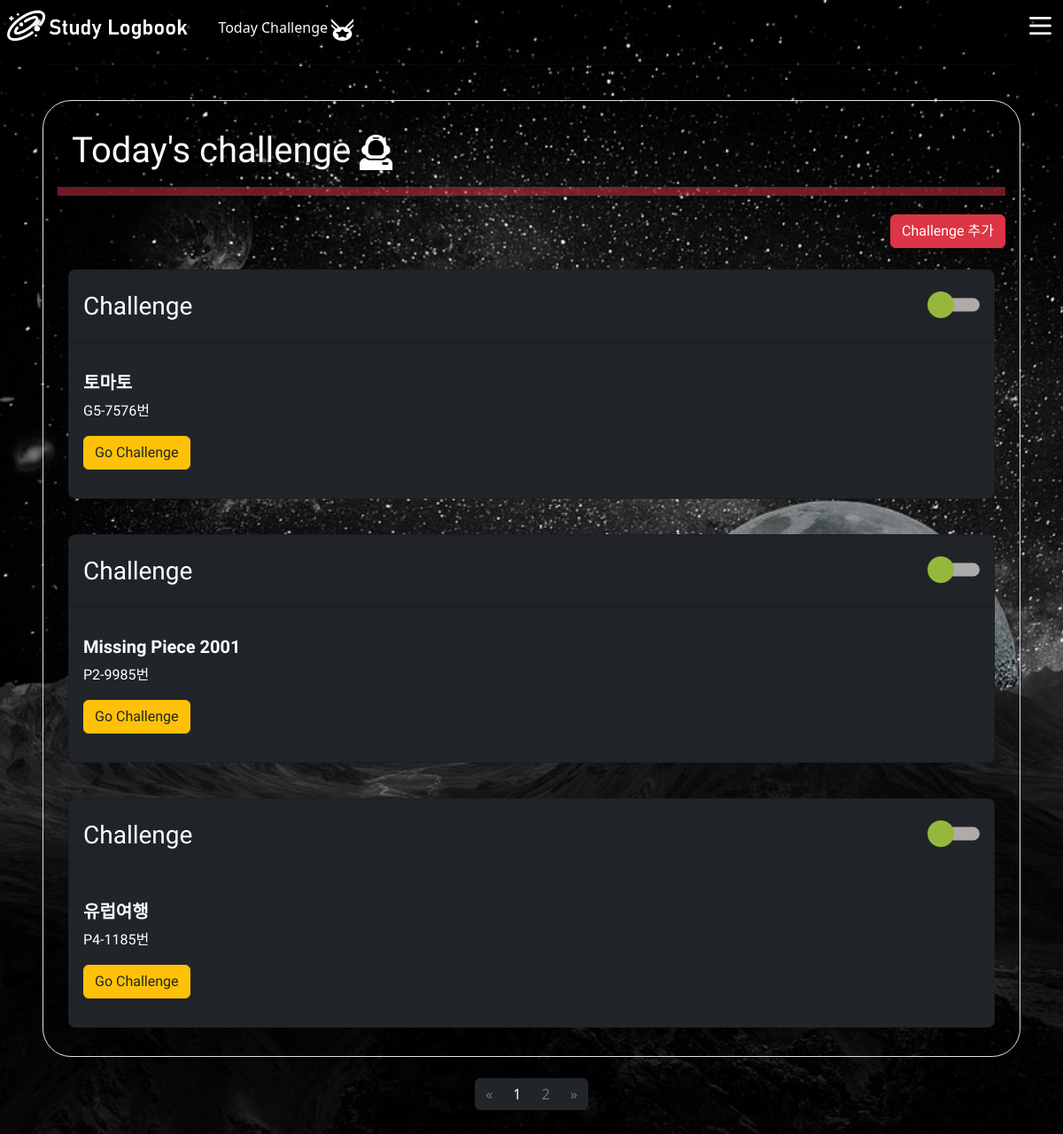
The page /challenges/index/ (signed in) on the database its author committed.
### challenges/models.py (models this page shows)
class Challenge(models.Model):
    title = models.CharField(max_length=20)
    problem = models.IntegerField()
    created_at = models.DateTimeField(auto_now_add=True)
    is_today = models.BooleanField(default=False)
    rank = models.CharField(max_length=5)

### challenges/views.py (the view)
# urls.py: path('index/', views.index, name='index'),
def index(request):
    if request.method == 'POST':
        form = ChallengeForm(request.POST)
        if form.is_valid():
            challenge = form.save(commit=False)
            problem = Problem.objects.get(problem_num=challenge.problem)
            challenge.rank = problem.rank
            challenge.title = problem.name
            form.save()
            return redirect('challenges:index')
    else:
        form = ChallengeForm()
    now = timezone.now()
    challenges = Challenge.objects.all().order_by('-created_at')
    for challenge in challenges:
        if challenge.created_at.date() == now.date():
            challenge.is_today = 1
        else:
            challenge.is_today = 0
    paginator = Paginator(challenges,3) # challenge 리스트 3개 단위로 잘라 보여줌
    page_number = request.GET.get('page')
    posts = paginator.get_page(page_number)
    context = {
        'challenges' : posts,
        'form' : form,
    }
    return render(request,'challenges/index.html',context)

### accounts/models.py (called while the page is built)
    @property
    def users(self):
        users = get_user_model().objects.all()
        return users

### challenges/templates/challenges/index.html (shortened to what this page needs)
{% extends "base.html" %}
{% load static %}
{% block content %}
<hr>
<br>
<div class="border bg-dark.bg-gradient p-3 rounded-5">
  <div>
    <h1 class="font text-light mx-3 mt-3 animate__animated animate__bounce">Today's challenge
      <img src="{% static "planet10.png" %}" alt="planet10" height="40px">
    </h1>
    <p class="placeholder-glow">
      <span class="placeholder col-12 bg-danger placeholder-xs" ></span>
    </p>
    <div class=' d-flex justify-content-end'>
    <button type="button" class="font btn btn-danger" id="btn_cursor" data-bs-toggle="modal" data-bs-target="#exampleModal">Challenge 추가
    </button></div>
  </div>
{% for challenge in challenges %}
<br>
  <div class='container'>
    <div class="card text-white bg-dark mb-3 rounded-3">
        <div class="card-header">
          <div class='d-flex justify-content-between'>
            <h3 class="my-3 font ">Challenge</h3>
            {% if challenge.is_today == 1 %}
            <img src="{% static "logo_on.png" %}" alt="" height='30px' width='auto' class="my-3">
            {% else %}
            <img src="{% static "logo_off.png" %}" alt="" height='30px' width='auto' class="my-3">
            {% endif %}
          </div>
        </div>
        <div class="card-body my-3">
          <h5 class="card-title fw-bold font">{{ challenge.title }}</h5>
          <p class="card-text font">{{challenge.rank}}-{{ challenge.problem }}번</p>
          <a href="{% url "challenges:detail" challenge.pk%}" class="font btn btn-warning text-dark mouse" >Go Challenge</a>
        </div>
    </div>
  </div>
{% endfor %}
</div>
<br>
<nav aria-label="Page navigation example" >
  <div class="">
    <ul class="pagination justify-content-center ">
      {% if challenges.has_previous %}
        <li class="page-item">
          <a class="page-link text-secondary bg-dark border-0" href="?page={{ challenges.previous_page_number }}">&laquo;</a>
        </li>
      {% else %}
        <li class="page-item disabled">
          <a class="page-link text-secondary bg-dark border-0" href="#" tabindex="-1" aria-disabled="True">&laquo;</a>
        </li>
      {% endif %}
      {% for i in challenges.paginator.page_range %}
        {% if challenges.number == i %}
          <li class="page-item active text-light bg-dark border-0" aria-current="page">
            <span class="page-link text-light bg-dark border-0">
              {{ i }}
            </span>
          </li>
        {% else %}
          <li class="page-item text-secondary bg-dark border-0"><a class="page-link text-secondary bg-dark border-0" href="?page={{ i }}">{{ i }}</a></li>
        {% endif %}
      {% endfor %}
      {% if challenges.has_next %}
        <li class="page-item">
          <a class="page-link text-secondary bg-dark border-0" href="?page={{ challenges.next_page_number }}">&raquo;</a>
        </li>
      {% else %}
        <li class="page-item disabled">
          <a class="page-link text-secondary bg-dark border-0" href="#" tabindex="-1" aria-disabled="True">&raquo;</a>
        </li>
      {% endif %}
    </ul>
  </div>
</nav>
{% endblock content %}

### static/style.css (style rules this page uses)
.container { display : flex; flex-direction: column; }
a,a:link { cursor: url(test_mouse.png) 2 2, auto; }
#btn_cursor { cursor: url(test_mouse.png) 2 2, auto; }
body { min-height: 100vh; background :url('background3.jpg') ; background-size : cover; cursor: url(test_mouse.png) 2 2, auto; }

### challenges/templates/challenges/index.html (style rules this page uses)
.font { font-family: 'Gowun Dodum', sans-serif; }

### rows shown on the page
Challenge: is_today False (drawn), title "토마토", rank "G5", problem "7576"
Challenge: is_today False (drawn), title "Missing Piece 2001", rank "P2", problem "9985"
Challenge: is_today False (drawn), title "유럽여행", rank "P4", problem "1185"

### other values the page prints
{{ i }} "1"
{{ i }} "2"
